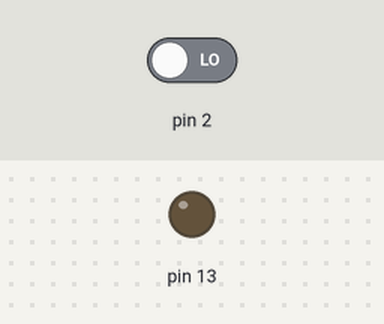
Simulated run of this sketch. Board: Arduino Uno, built with avr-gcc and run on an emulated ATmega328P. Parts: output pins drawn as LEDs (lit = HIGH). The test bench sets the inputs (shaded band); at power-on: pin 2 LOW.

Above: at 1.2 s.
1.3 s: pin 2 driven HIGH
At 2.2 s:
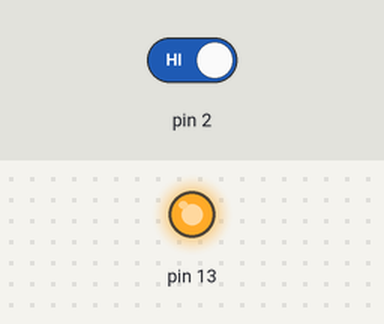
2.8 s: pin 2 driven LOW
At 3.3 s:
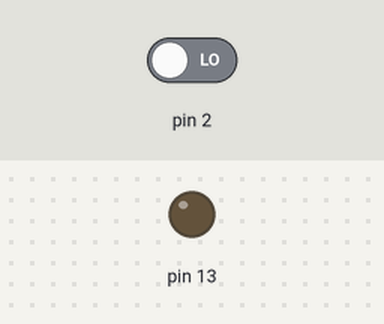
Timing chart, 0 to 5.8 s (numbered marks = the images above; inputs shaded):
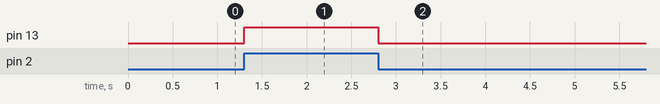

Measured:
- after the input at 1.3 s, pin 13: LOW → HIGH at once
- after the input at 2.8 s, pin 13: HIGH → LOW at once

The sketch:

switchLED.ino
```cpp
void setup() {
     pinMode(2,INPUT) ;    //スイッチに接続ピンをデジタル入力に設定
     pinMode(13,OUTPUT) ;  //ＬＥＤに接続ピンをデジタル出力に設定
}
void loop() {
     if (digitalRead(2) == HIGH) {     //スイッチの状態を調べる
          digitalWrite(13,HIGH) ;      //スイッチが押されているならLEDを点灯
     } else {
          digitalWrite(13,LOW) ;       //スイッチが押されていないならLEDを消灯
     }
}
```
